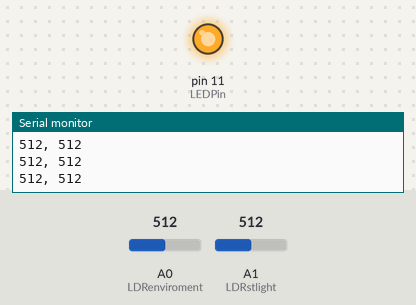
Bench run of a sketch on a simulated Arduino Uno, built with avr-gcc and run on an emulated ATmega328P. Shown: output pins drawn as LEDs (lit = HIGH), the last lines printed to the serial monitor. The test bench sets the inputs (shaded band); at power-on: A0 (LDRenviroment) = 512, A1 (LDRstlight) = 512.

Above: at 1.2 s.
1.3 s: A0 (LDRenviroment) set to 593
2.8 s: A0 (LDRenviroment) set to 611
At 3.4 s:
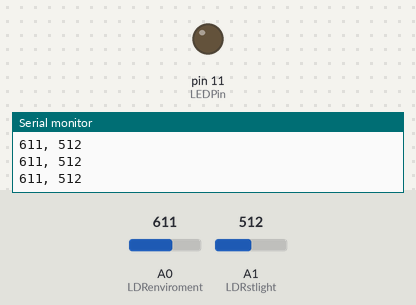
4.3 s: A0 (LDRenviroment) set to 590
At 4.9 s:
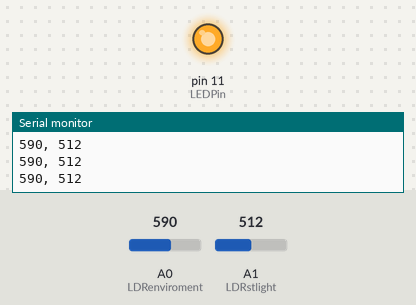
5.8 s: A0 (LDRenviroment) set to 610
At 6.3 s:
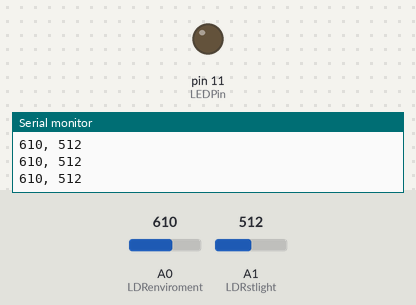
Timing chart, 0 to 8.3 s (numbered marks = the images above; inputs shaded):
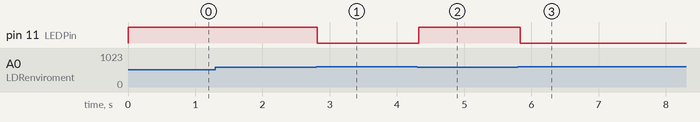

The sketch:

sketch.ino
```cpp
int LDRenviroment = A0;
int LDRstlight = A1;// select the input pin for LDR
int LDRStreetlight=A1;
int LEDPin=11;
int sensorValue1 = 0; // variable to store the value coming from the sensor
int sensorValue2 = 0;
void setup() {
Serial.begin(9600); //sets serial port for communication
pinMode(LEDPin,OUTPUT);
}

void loop() {
  sensorValue1 = analogRead(LDRenviroment);
  sensorValue2 = analogRead(LDRstlight);

  Serial.print(sensorValue1);
  Serial.print(", ");
  Serial.println(sensorValue2);
if(sensorValue1<=600)
{
  digitalWrite(LEDPin,HIGH);
}
else
  {
  digitalWrite(LEDPin,LOW);
  }
delay(100);

}
```

Measured:
- the behaviour switches between 600 and 601 on A0 (LDRenviroment) (found by bisection; images 0 and 1)
- after the input at 2.8 s, pin 11 (LEDPin): HIGH → LOW at once
- after the input at 4.3 s, pin 11 (LEDPin): LOW → HIGH at once
- after the input at 5.8 s, pin 11 (LEDPin): HIGH → LOW at once
